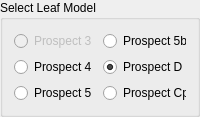
        <widget class="QGroupBox" name="groupBox">
         <property name="minimumSize">
          <size>
           <width>200</width>
           <height>115</height>
          </size>
         </property>
         <property name="maximumSize">
          <size>
           <width>200</width>
           <height>130</height>
          </size>
         </property>
         <property name="baseSize">
          <size>
           <width>0</width>
           <height>0</height>
          </size>
         </property>
         <property name="whatsThis">
          <string>&lt;html&gt;&lt;head/&gt;&lt;body&gt;&lt;p&gt;Select an Optical Leaf Properties Model&lt;/p&gt;&lt;/body&gt;&lt;/html&gt;</string>
         </property>
         <property name="title">
          <string>Select Leaf Model</string>
         </property>
         <property name="checkable">
          <bool>false</bool>
         </property>
         <layout class="QGridLayout" name="gridLayout_6">
          <item row="1" column="2">
           <widget class="QRadioButton" name="B_ProspectD">
            <property name="text">
             <string>Prospect D</string>
            </property>
            <property name="checked">
             <bool>true</bool>
            </property>
           </widget>
          </item>
          <item row="0" column="1">
           <widget class="QRadioButton" name="B_Prospect3">
            <property name="enabled">
             <bool>false</bool>
            </property>
            <property name="text">
             <string>Prospect 3</string>
            </property>
           </widget>
          </item>
          <item row="0" column="2">
           <widget class="QRadioButton" name="B_Prospect5b">
            <property name="text">
             <string>Prospect 5b</string>
            </property>
           </widget>
          </item>
          <item row="1" column="1">
           <widget class="QRadioButton" name="B_Prospect4">
            <property name="text">
             <string>Prospect 4</string>
            </property>
           </widget>
          </item>
          <item row="2" column="2">
           <widget class="QRadioButton" name="B_ProspectCp">
            <property name="enabled">
             <bool>true</bool>
            </property>
            <property name="text">
             <string>Prospect Cp</string>
            </property>
           </widget>
          </item>
          <item row="2" column="1">
           <widget class="QRadioButton" name="B_Prospect5">
            <property name="text">
             <string>Prospect 5</string>
            </property>
           </widget>
          </item>
         </layout>
        </widget>
